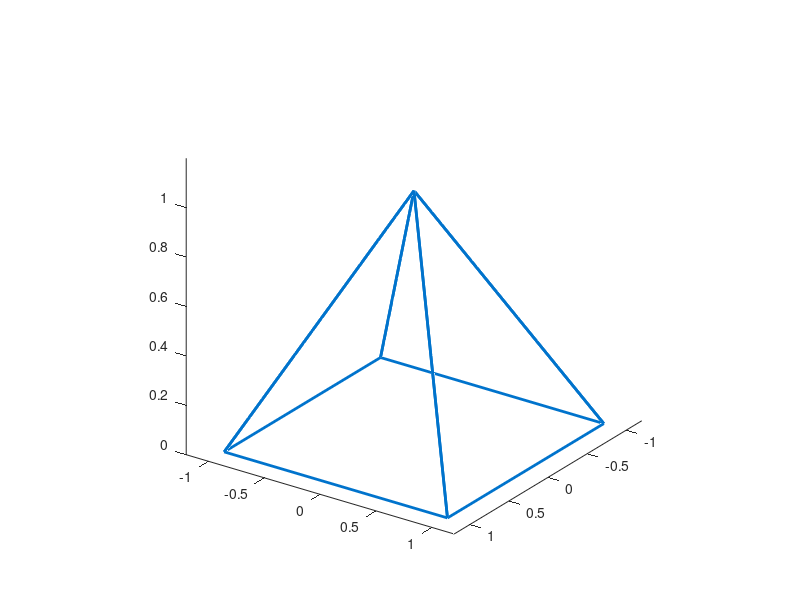

MATLAB code for this plot: (Note: this script raises an error after producing the figure.)
%=============================================================================
% Copyright (c) 2016-present Allan CORNET (Nelson)
%=============================================================================
% This file is part of Nelson.
%=============================================================================
% LICENCE_BLOCK_BEGIN
% SPDX-License-Identifier: LGPL-3.0-or-later
% LICENCE_BLOCK_END
%=============================================================================
% <--WEIGHT 2-->
% <--ADV-CLI MODE-->
%=============================================================================
f = figure('Position', [120 120 640 480], 'Color', [1 1 1]);
ax = axes('Parent', f);
patch('Parent', ax, ...
  'Faces', [1 2 3; 1 3 4; 1 4 5; 1 5 2], ...
  'Vertices', [0 0 1; -1 -1 0; 1 -1 0; 1 1 0; -1 1 0], ...
  'FaceColor', 'none', 'EdgeColor', [0 0.45 0.8], 'LineWidth', 2);
axis(ax, [-1.2 1.2 -1.2 1.2 0 1.2]);
axis(ax, 'square');
for angle = [20 55 90 125]
  view(ax, [angle 25]);
  drawnow();
end
frame = assert_opengl_patch_frame(f);
coloredPixels = frame(:, :, 3) > 100 & frame(:, :, 1) < 180 & frame(:, :, 2) < 180;
asserts.istrue(nnz(coloredPixels) > numel(coloredPixels) * 0.001);
close(f);
%=============================================================================
